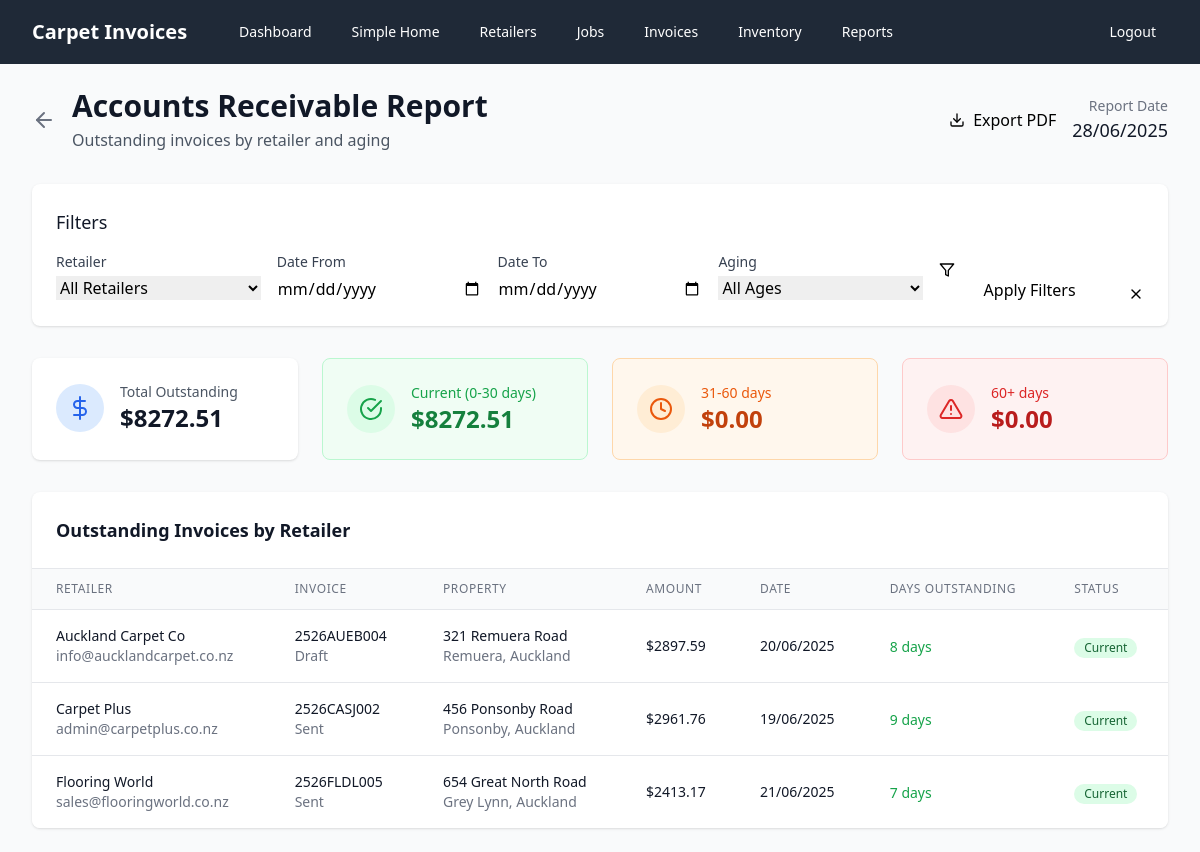
The page /reports/accounts-receivable (signed in) on the database as committed earlier.
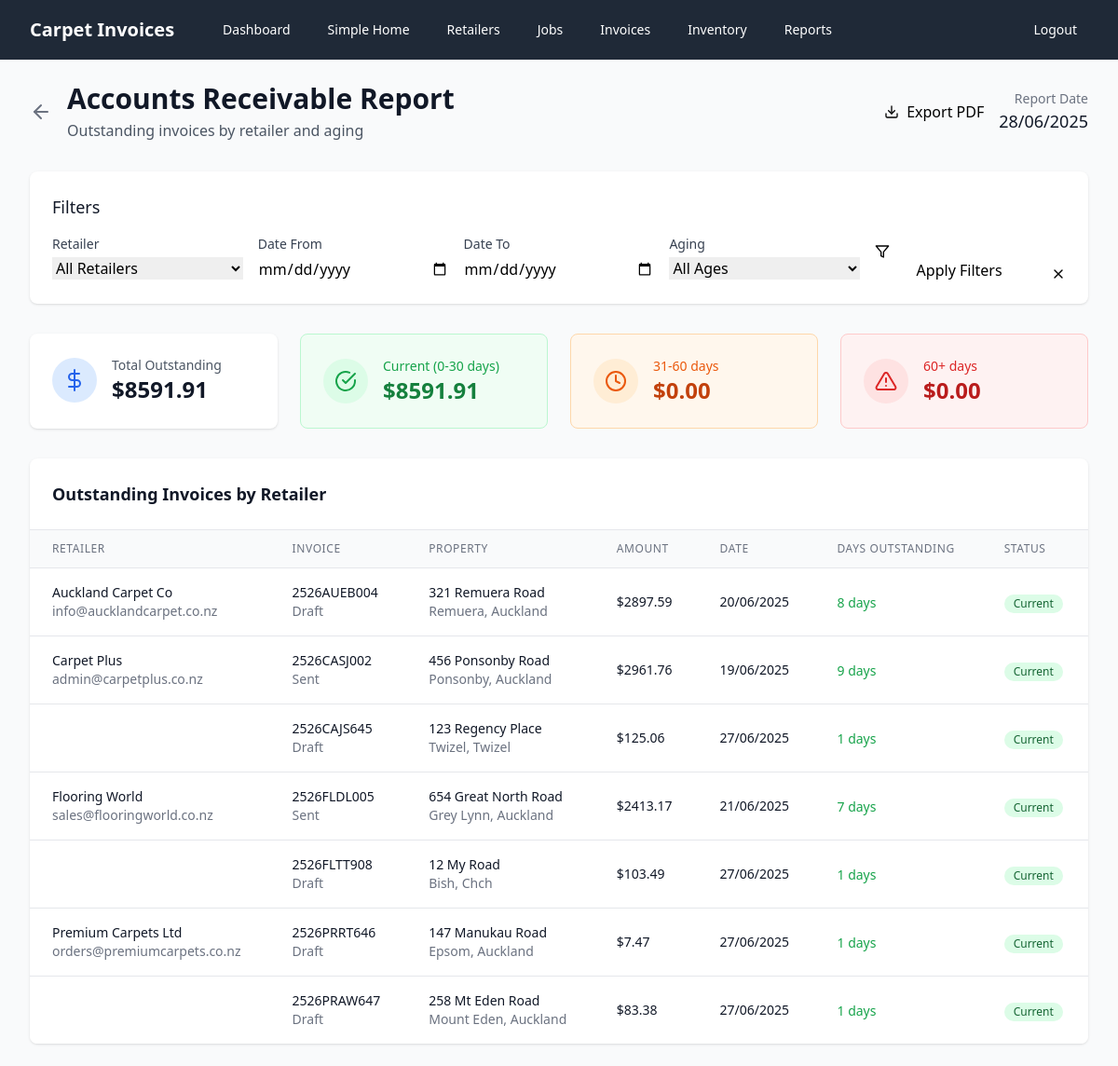
The same page on the database as committed later.
### models.py (models this page shows, shortened)
class Retailer(db.Model):
    id = db.Column(db.Integer, primary_key=True)
    name = db.Column(db.String(100), nullable=False)
    email = db.Column(db.String(120), nullable=False)
    phone = db.Column(db.String(20), nullable=False)
    jobs = relationship("Job", back_populates="retailer")

class Invoice(db.Model):
    id = db.Column(db.Integer, primary_key=True)
    invoice_code = db.Column(db.String(100), unique=True, nullable=False, index=True)
    job_id = db.Column(db.Integer, ForeignKey('job.id'), nullable=False, index=True)
    date_created = db.Column(db.Date, nullable=False, default=datetime.now().date, index=True)
    status = db.Column(db.String(20), nullable=False, default='draft', index=True)  # draft, sent, paid
    gst_percentage = db.Column(db.Float, nullable=False, default=15.0)
    subtotal = db.Column(db.Float, nullable=False, default=0.0)
    gst_amount = db.Column(db.Float, nullable=False, default=0.0)
    total = db.Column(db.Float, nullable=False, default=0.0, index=True)
    job = relationship("Job", back_populates="invoices")
    lines = relationship("InvoiceLine", back_populates="invoice", cascade="all, delete-orphan")
    files = relationship("FileStore", back_populates="invoice", cascade="all, delete-orphan")

class Job(db.Model):
    id = db.Column(db.Integer, primary_key=True)
    street_address = db.Column(db.String(200), nullable=False)
    suburb = db.Column(db.String(100), nullable=False)
    town_city = db.Column(db.String(100), nullable=False)
    retailer_id = db.Column(db.Integer, ForeignKey('retailer.id'), nullable=False)
    homeowner_name = db.Column(db.String(100), nullable=False)
    homeowner_phone = db.Column(db.String(20), nullable=False)
    date_completed = db.Column(db.Date, nullable=False)
    retailer = relationship("Retailer", back_populates="jobs")
    invoices = relationship("Invoice", back_populates="job")

### app.py (the view, shortened to what this page needs)
@app.route('/reports/accounts-receivable')
@login_required
def accounts_receivable_report():
    from datetime import datetime, timedelta
    current_date = datetime.now().date()
    retailer_filter = request.args.get('retailer_id', type=int)
    date_from = request.args.get('date_from')
    date_to = request.args.get('date_to')
    aging_filter = request.args.get('aging')
    query = db.session.query(Invoice)\
        .join(Job)\
        .join(Retailer)\
        .filter(Invoice.status.in_(['draft', 'sent']))
    if retailer_filter:
        query = query.filter(Job.retailer_id == retailer_filter)
    if date_from:
        try:
            date_from_obj = datetime.strptime(date_from, '%Y-%m-%d').date()
            query = query.filter(Invoice.date_created >= date_from_obj)
        except ValueError:
            pass
    if date_to:
        try:
            date_to_obj = datetime.strptime(date_to, '%Y-%m-%d').date()
            query = query.filter(Invoice.date_created <= date_to_obj)
        except ValueError:
            pass
    outstanding_invoices = query.order_by(Retailer.name, Invoice.date_created).all()
    retailer_data = {}
    summary = {
        'total_outstanding': 0,
        'current': 0,      # 0-30 days
        'days_31_60': 0,   # 31-60 days
        'days_60_plus': 0  # 60+ days
    }
    for invoice in outstanding_invoices:
        retailer_name = invoice.job.retailer.name
        if retailer_name not in retailer_data:
            retailer_data[retailer_name] = []
        retailer_data[retailer_name].append(invoice)
        days_outstanding = (current_date - invoice.date_created).days
        summary['total_outstanding'] += invoice.total
        if days_outstanding <= 30:
            summary['current'] += invoice.total
        elif days_outstanding <= 60:
            summary['days_31_60'] += invoice.total
        else:
            summary['days_60_plus'] += invoice.total
    all_retailers = db.session.query(Retailer).order_by(Retailer.name).all()
    return render_template('accounts_receivable_report.html',
                         retailer_data=retailer_data,
                         summary=summary,
                         report_date=current_date,
                         all_retailers=all_retailers,
                         filters={
                             'retailer_id': retailer_filter,
                             'date_from': date_from,
                             'date_to': date_to,
                             'aging': aging_filter
                         })

### app.py (called while the page is built)
def login_required(f):
    from functools import wraps
    @wraps(f)
    def decorated_function(*args, **kwargs):
        if not session.get('logged_in'):
            return redirect(url_for('login'))
        return f(*args, **kwargs)
    return decorated_function

### templates/accounts_receivable_report.html (shortened to what the changed rows need)
{% extends "base.html" %}
{% block content %}
<div class="max-w-7xl mx-auto">
    <div class="flex items-center justify-between mb-8">
        <div class="flex items-center">
            <div>
                <h1 class="text-3xl font-bold text-gray-900">Accounts Receivable Report</h1>
            </div>
        </div>
    </div>
    <div class="grid grid-cols-1 md:grid-cols-4 gap-6 mb-8">
        <div class="bg-white rounded-lg shadow p-6">
            <div class="flex items-center">
                <div class="ml-4">
                    <p class="text-sm font-medium text-gray-600">Total Outstanding</p>
                    <p class="text-2xl font-bold text-gray-900">${{ "%.2f"|format(summary.total_outstanding) }}</p>
                </div>
            </div>
        </div>
        <div class="bg-green-50 border border-green-200 rounded-lg p-6">
            <div class="flex items-center">
                <div class="ml-4">
                    <p class="text-sm font-medium text-green-600">Current (0-30 days)</p>
                    <p class="text-2xl font-bold text-green-700">${{ "%.2f"|format(summary.current) }}</p>
                </div>
            </div>
        </div>
    </div>
    <div class="bg-white rounded-lg shadow overflow-hidden">
        <div class="p-6 border-b border-gray-200">
            <h2 class="text-lg font-semibold text-gray-900">Outstanding Invoices by Retailer</h2>
        </div>
        {% if retailer_data %}
        <div class="overflow-x-auto">
            <table class="min-w-full divide-y divide-gray-200">
                <thead class="bg-gray-50">
                    <tr>
                        <th class="px-6 py-3 text-left text-xs font-medium text-gray-500 uppercase tracking-wider">Retailer</th>
                        <th class="px-6 py-3 text-left text-xs font-medium text-gray-500 uppercase tracking-wider">Invoice</th>
                        <th class="px-6 py-3 text-left text-xs font-medium text-gray-500 uppercase tracking-wider">Property</th>
                        <th class="px-6 py-3 text-left text-xs font-medium text-gray-500 uppercase tracking-wider">Amount</th>
                        <th class="px-6 py-3 text-left text-xs font-medium text-gray-500 uppercase tracking-wider">Date</th>
                        <th class="px-6 py-3 text-left text-xs font-medium text-gray-500 uppercase tracking-wider">Days Outstanding</th>
                        <th class="px-6 py-3 text-left text-xs font-medium text-gray-500 uppercase tracking-wider">Status</th>
                    </tr>
                </thead>
                <tbody class="bg-white divide-y divide-gray-200">
                    {% for retailer_name, invoices in retailer_data.items() %}
                        {% for invoice in invoices %}
                        <tr class="hover:bg-gray-50">
                            <td class="px-6 py-4 whitespace-nowrap">
                                {% if loop.first %}
                                <div class="text-sm font-medium text-gray-900">{{ retailer_name }}</div>
                                <div class="text-sm text-gray-500">{{ invoice.job.retailer.email }}</div>
                                {% endif %}
                            </td>
                            <td class="px-6 py-4 whitespace-nowrap">
                                <div class="text-sm font-medium text-gray-900">{{ invoice.invoice_code }}</div>
                                <div class="text-sm text-gray-500">{{ invoice.status|title }}</div>
                            </td>
                            <td class="px-6 py-4 whitespace-nowrap">
                                <div class="text-sm text-gray-900">{{ invoice.job.street_address }}</div>
                                <div class="text-sm text-gray-500">{{ invoice.job.suburb }}, {{ invoice.job.town_city }}</div>
                            </td>
                            <td class="px-6 py-4 whitespace-nowrap text-sm font-medium text-gray-900">
                                ${{ "%.2f"|format(invoice.total) }}
                            </td>
                            <td class="px-6 py-4 whitespace-nowrap text-sm text-gray-900">
                                {{ invoice.date_created.strftime('%d/%m/%Y') }}
                            </td>
                            <td class="px-6 py-4 whitespace-nowrap">
                                {% set days_outstanding = (report_date - invoice.date_created).days %}
                                <span class="text-sm font-medium
                                    {% if days_outstanding <= 30 %}text-green-600
                                    {% elif days_outstanding <= 60 %}text-orange-600
                                    {% else %}text-red-600{% endif %}">
                                    {{ days_outstanding }} days
                                </span>
                            </td>
                            <td class="px-6 py-4 whitespace-nowrap">
                                {% set days_outstanding = (report_date - invoice.date_created).days %}
                                {% if days_outstanding <= 30 %}
                                    <span class="inline-flex items-center px-2.5 py-0.5 rounded-full text-xs font-medium bg-green-100 text-green-800">Current</span>
                                {% elif days_outstanding <= 60 %}
                                    <span class="inline-flex items-center px-2.5 py-0.5 rounded-full text-xs font-medium bg-orange-100 text-orange-800">Overdue</span>
                                {% else %}
                                    <span class="inline-flex items-center px-2.5 py-0.5 rounded-full text-xs font-medium bg-red-100 text-red-800">Past Due</span>
                                {% endif %}
                            </td>
                        </tr>
                        {% endfor %}
                    {% endfor %}
                </tbody>
            </table>
        </div>
        {% else %}
        <div class="text-center py-12">
            <i data-feather="check-circle" class="mx-auto h-12 w-12 text-green-400"></i>
            <h3 class="mt-2 text-sm font-medium text-gray-900">All invoices paid</h3>
            <p class="mt-1 text-sm text-gray-500">No outstanding invoices at this time.</p>
        </div>
        {% endif %}
    </div>
</div>
{% endblock %}

Rows that differ between the two databases and show on the page:
added Invoice: invoice_code "2526CAJS645", status "Draft", job.street_address "123 Regency Place", job.suburb "Twizel", job.town_city "Twizel", total "125.06", date_created "27/06/2025", shown under Retailer "Carpet Plus"
added Invoice: invoice_code "2526FLTT908", status "Draft", job.street_address "12 My Road", job.suburb "Bish", job.town_city "Chch", total "103.49", date_created "27/06/2025", shown under Retailer "Flooring World"
now on this page (row unchanged): Retailer: name "Premium Carpets Ltd"
added Invoice: job.retailer.email "orders@premiumcarpets.co.nz", invoice_code "2526PRRT646", status "Draft", job.street_address "147 Manukau Road", job.suburb "Epsom", job.town_city "Auckland", total "7.47", date_created "27/06/2025"
added Invoice: invoice_code "2526PRAW647", status "Draft", job.street_address "258 Mt Eden Road", job.suburb "Mount Eden", job.town_city "Auckland", total "83.38", date_created "27/06/2025"
Other text that changed with them:
{{ "%.2f"|format(summary.total_outstanding) }}: "8272.51" → "8591.91"
{{ "%.2f"|format(summary.current) }}: "8272.51" → "8591.91"
